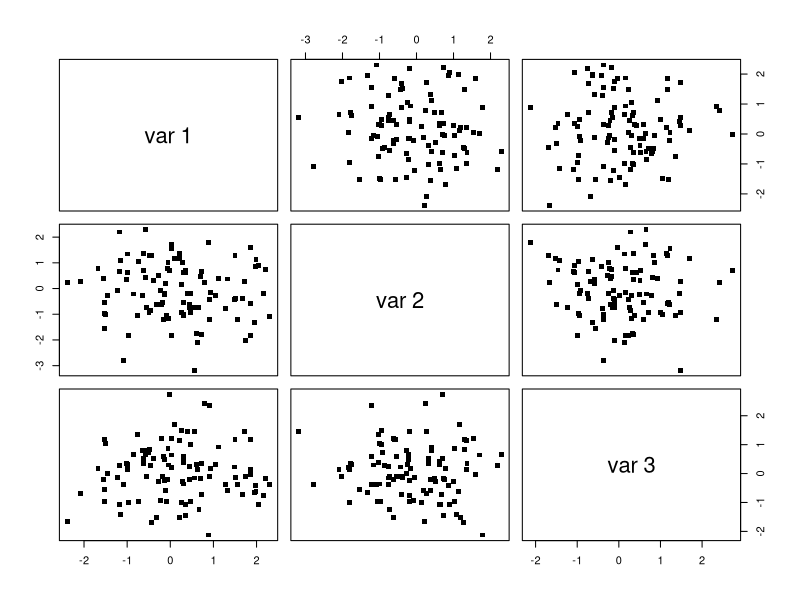
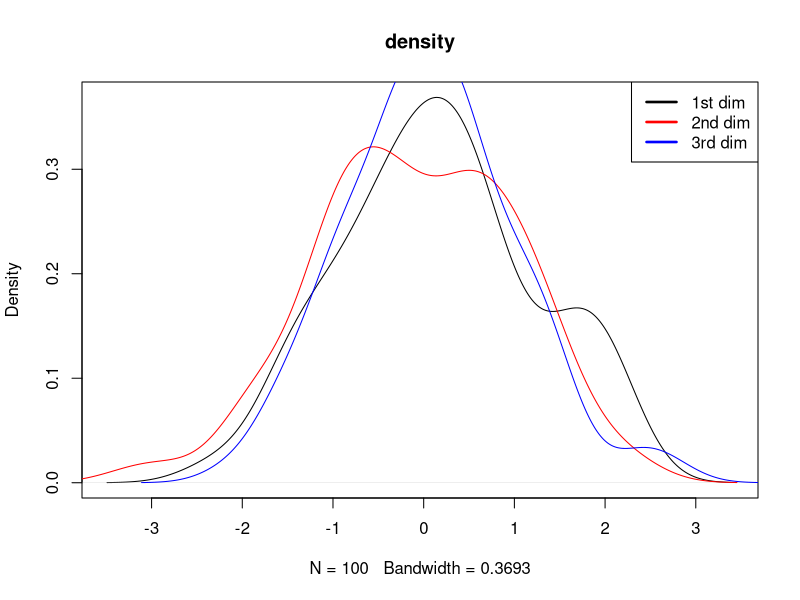
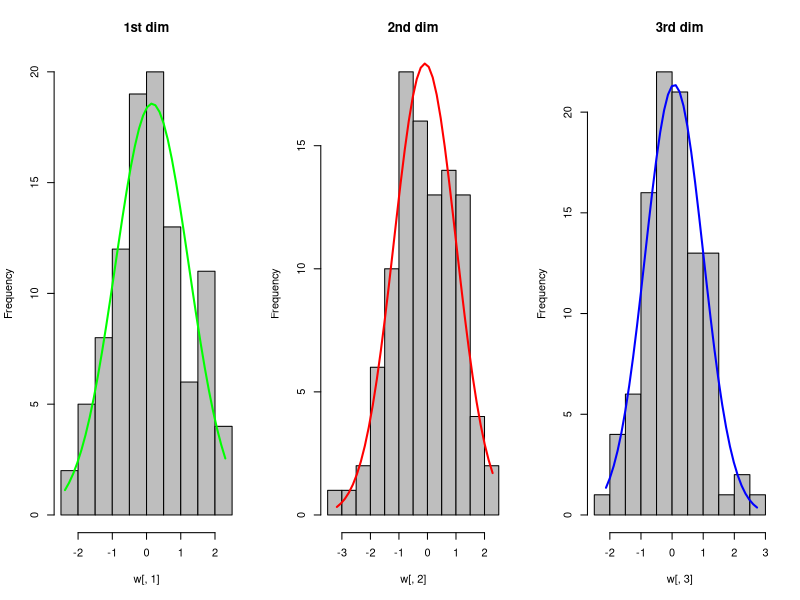
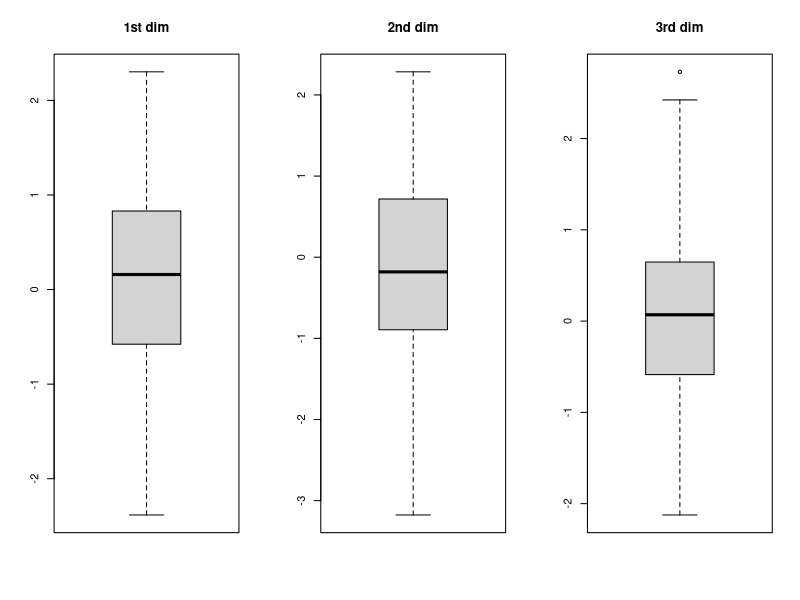
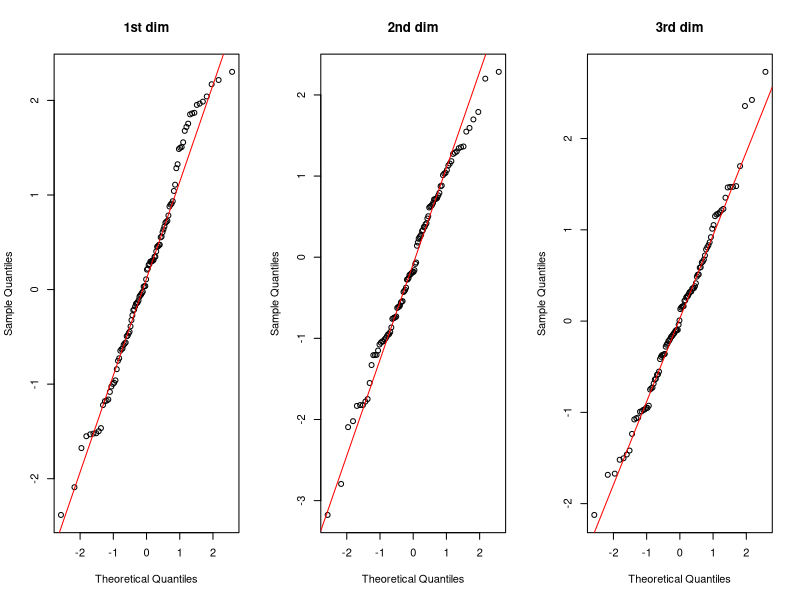
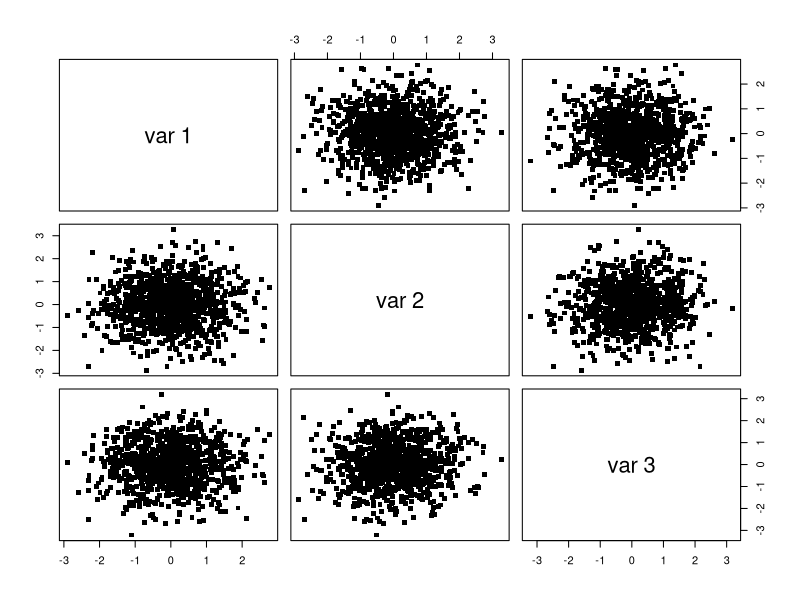
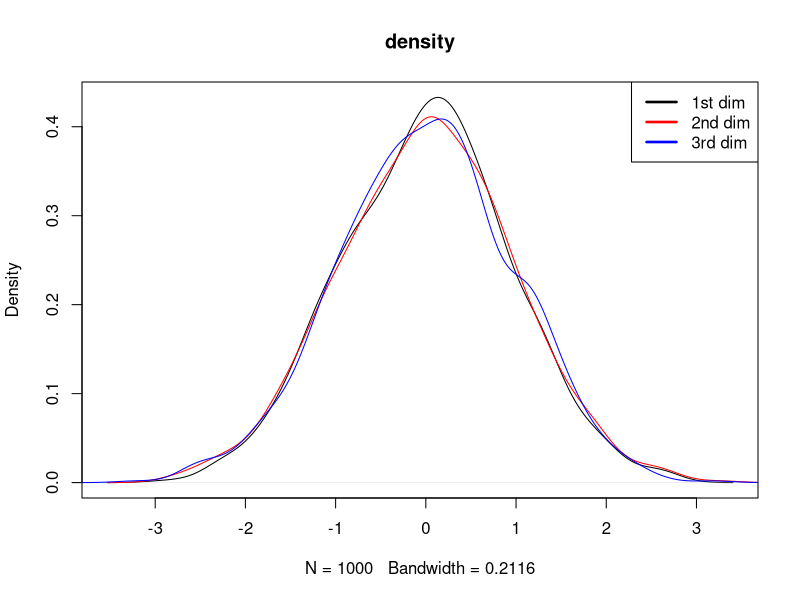
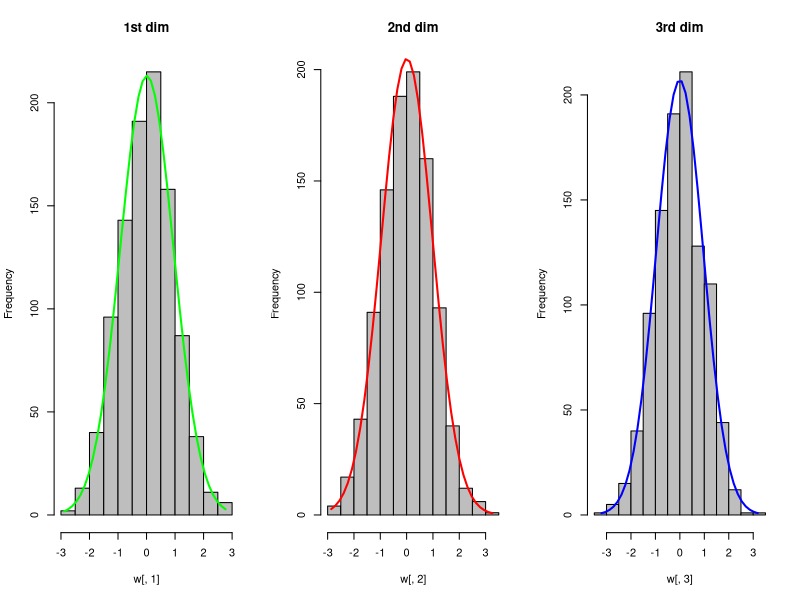

Generate these figures, in order, with R: (Note: this script raises an error after producing the figures.)
library(mvtnorm)

compara.correlacoes <- function(sigma,normal,correlacao) {
    # Usando a decomposicao de Cholesky
    T <- chol(sigma)
    y <- normal%*%T
    data.frame(cov.normal=cor(y),sigma=sigma,num.amostra=nrow(normal),correlacao=correlacao)
}

calcula.sigma <- function(variancia,correlacao) {
    sjj <- variancia ## Variancia igual a 1
    r_jk <- correlacao ## Utilizando a primeira opcao de correlacao
    R <<- matrix(r_jk,3,3)
    diag(R) <<- 1 ## Matriz de correlacao tem 1 como diagonal
    roh <- sqrt(sjj) ## Desvio padrao
    delta_meio <- diag(roh,3,3)
    
    delta_meio %*% R %*% delta_meio ## Retorna Sigma
    
}

matriz.eh.positiva.definida <- function(m) {
    e <- eigen(m)$values >= 0 ## Matriz positiva definida tem auto valores >= 0
    all(e)
}

analisa.matriz <- function(cor.index,tam.amostra,save.image = FALSE) {
    r_jk_values <- c(-.9, 0,.9,.99) ## Possiveis valores de correlacao
    tam_amostras <- c(100,1000,10000) ## Tamanho das possiveis amostras
    
    cor.selected <- r_jk_values[cor.index]
    num.amostras <- tam_amostras[tam.amostra]
    
    Sigma = calcula.sigma(1,cor.selected)
    if (matriz.eh.positiva.definida(Sigma)) { ## para simular a normal Sigma deve ser positivo e definido
        if (save.image) {
            if (!file.exists("./images")) dir.create("./images")
        }
        w <<- rmvnorm(num.amostras,mean = c(0,0,0),sigma = Sigma)
        ## Plot graphics
        if (save.image) png(paste("./images/","pairs_",cor.selected,"_",
                                  num.amostras,".png",sep = "")) else quartz()
        pairs(w,pch=15) ## dispersão 2 a 2
        if (save.image) dev.off()
        
        if (save.image) png(paste("./images/","densidade_",cor.selected,"_",
                                  num.amostras,".png",sep = "")) else quartz()
        ## comparacao de densidades
        #displayMatrix <<- matrix(c(1,1,1,2,2,2,3,4,5,6,7,8),4,3,byrow=T)
        #layout(displayMatrix)
        #par(mfrow=c(2,1))
        d1 <- density(w[,1])
        d2 <- density(w[,2])
        d3 <- density(w[,3])
        lty = rep(1,each=3)
        lwd = rep(2.5,each=3)
        
        plot(d1,main = "density")
        lines(d2,col="red")
        lines(d3,col="blue")
        legend("topright",legend = c("1st dim","2nd dim","3rd dim"),
               col = c("black","red","blue"),
               lty = lty, lwd = lwd)
        if (save.image) dev.off()
        
        
        if (save.image) png(paste("./images/","hist_",cor.selected,"_",
                                  num.amostras,".png",sep = "")) else quartz()
        ## comparacao de histogramas
        par(mfrow=c(1,3))
        h <- hist(w[,1],col = "gray", main = "1st dim") 
        xfit <- seq(min(w[,1]),max(w[,1]),length=40)
        yfit <- dnorm(xfit,mean = mean(w[,1]),sd = sd(w[,1]))
        yfit <- yfit*diff(h$mids[1:2])*length(w[,1])
        lines(xfit,yfit,col="green",lwd=2)
        h <- hist(w[,2],col = "gray", main = "2nd dim")
        xfit <- seq(min(w[,2]),max(w[,2]),length=40)
        yfit <- dnorm(xfit,mean = mean(w[,2]),sd = sd(w[,2]))
        yfit <- yfit*diff(h$mids[1:2])*length(w[,2])
        lines(xfit,yfit,col="red",lwd=2)
        h <- hist(w[,3],col="gray", main = "3rd dim")
        xfit <- seq(min(w[,3]),max(w[,3]),length=40)
        yfit <- dnorm(xfit,mean = mean(w[,3]),sd = sd(w[,3]))
        yfit <- yfit*diff(h$mids[1:2])*length(w[,3])
        lines(xfit,yfit,col="blue",lwd=2)
        if (save.image) dev.off()
        
        
        if (save.image) png(paste("./images/","boxplot_",cor.selected,"_",
                                  num.amostras,".png",sep = "")) else quartz()
        ## comparacao boxplot
        #quartz() ## Boxplot e QQNorm plot de cada dimensão  
        par(mfrow=c(1,3))
        boxplot(w[,1], main = "1st dim")
        boxplot(w[,2], main = "2nd dim")
        boxplot(w[,3], main = "3rd dim")
        if (save.image) dev.off()
        
        
        if (save.image) png(paste("./images/","qqnorm_",cor.selected,"_",
                                  num.amostras,".png",sep = "")) else quartz()
        par(mfrow=c(1,3))
        ## comparacao QQNorm de cada dimensao
        qqnorm(w[,1], main = "1st dim")
        qqline(w[,1],col="red") 
        qqnorm(w[,2], main = "2nd dim")
        qqline(w[,2],col="red")
        qqnorm(w[,3], main = "3rd dim")
        qqline(w[,3],col="red")
        if (save.image) dev.off()
        return(compara.correlacoes(Sigma,w,cor.selected))
    } else {
        cat("Matriz Sigma não é positiva e definida\n")
        return()
    }
}

save <- TRUE
comparacao <- data.frame()
analisa.matriz(1,1,save.image = save) ## Sigma não é positiva definida

## Segundo valor de correlacao (0.0)
comparacao <- rbind(comparacao,analisa.matriz(2,1,save.image = save))  
comparacao <- rbind(comparacao,analisa.matriz(2,2,save.image = save))
comparacao <- rbind(comparacao,analisa.matriz(2,3,save.image = save))

## Terceiro valor de correlacao (0.9)
comparacao <- rbind(comparacao,analisa.matriz(3,1,save.image = save)) 
comparacao <- rbind(comparacao,analisa.matriz(3,2,save.image = save))
comparacao <- rbind(comparacao,analisa.matriz(3,3,save.image = save))

## Quarto valor de correlacao (0.99)
comparacao <- rbind(comparacao,analisa.matriz(4,1,save.image = save)) 
comparacao <- rbind(comparacao,analisa.matriz(4,2,save.image = save))
comparacao <- rbind(comparacao,analisa.matriz(4,3,save.image = save))

comparacao <- split(comparacao,list(comparacao$correlacao,comparacao$num.amostra))
